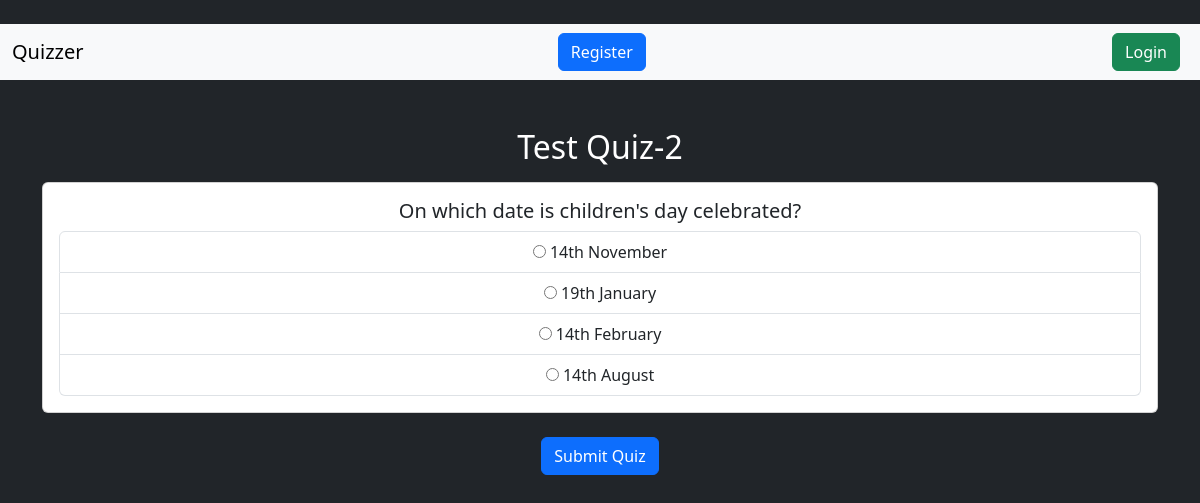
Screenshot of /quiz/2/ with the database file from the repository.
### app/models.py (models this page shows, shortened)
class Quiz(models.Model):
    quiz_id = models.CharField(max_length = 10, unique= True)
    title = models.CharField(max_length=120)
    description = models.TextField(blank= True, null= True)

class Question(models.Model):
    quiz = models.ForeignKey(Quiz, to_field='id', on_delete=models.CASCADE, default=0, related_name= 'questions')
    text = models.CharField(max_length=200)

class Choice(models.Model):
    question = models.ForeignKey(Question,on_delete=models.CASCADE, related_name='choices')
    text = models.CharField(max_length=30)
    is_correct = models.BooleanField(default = False)

### app/views.py (the view)
# urls.py: path('<int:quiz_id>/', views.quiz_view, name = 'quiz_view'), #Viewing a specific quiz
def quiz_view(request, quiz_id):
    quiz = get_object_or_404(Quiz, id = quiz_id)
    questions = quiz.questions.prefetch_related()
    return render(request, 'quiz_view.html', {'quiz':quiz,'questions':questions})

### app/templates/quiz_view.html (shortened to what this page needs)
{% extends "layout.html" %}
{% block bodytxt %}
<div class="container mt-5">
    <h2 class="text-center">{{ quiz.title }}</h2>
    <form method="POST" action="{% url 'submit_quiz' quiz.id %}">
        {% for question in questions %}
            <div class="card my-3">
                <div class="card-body">
                    <h5 class="card-title">{{ question.text }}</h5>
                    <ul class="list-group">
                        {% for choice in question.choices.all %}
                            <li class="list-group-item">
                                <input type="radio" name="question_{{ question.id }}" value="{{ choice.id }}" id="choice_{{ choice.id }}">
                                <label for="choice_{{ choice.id }}">{{ choice.text }}</label>
                            </li>
                        {% empty %}
                            <li class="list-group-item">No choices available for this question</li>
                        {% endfor %}
                    </ul>
                </div>
            </div>
        {% endfor %}
        <div class="text-center mt-4">
            <button type="submit" class="btn btn-primary">Submit Quiz</button>
        </div>
    </form>
</div>
{% endblock %}

### rows the page displays
Quiz: title "Test Quiz-2"
Question: text "On which date is children's day celebrated?"
Choice: text "14th November"
Choice: text "19th January"
Choice: text "14th February"
Choice: text "14th August"
